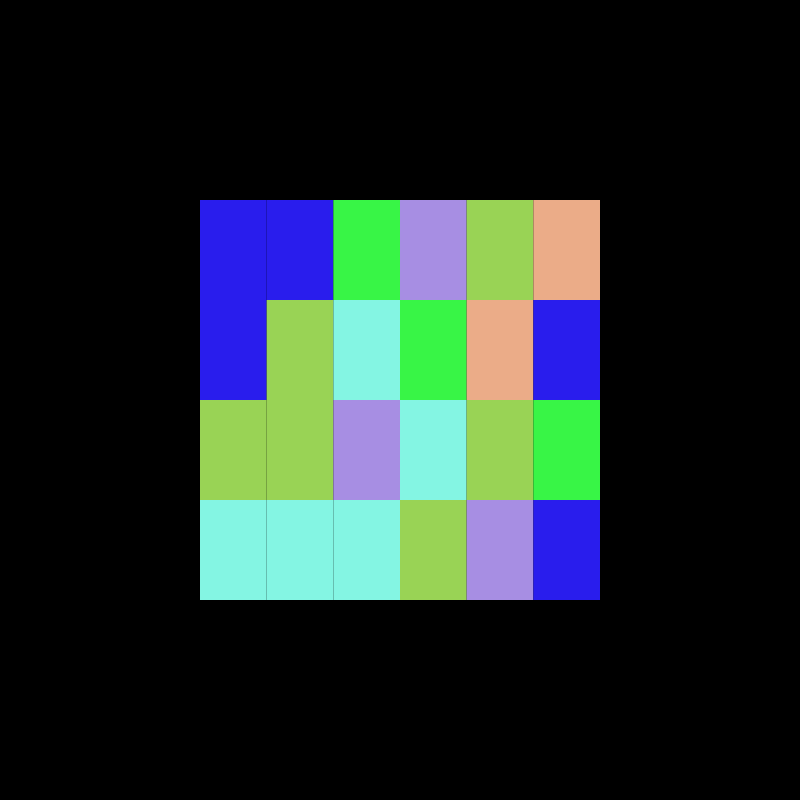
Frame 1 (no input)
Frame 60 (no input): identical to frame 1, image omitted
Frame 120 (the mouse pressed at the canvas centre since frame 60): identical to frame 1, image omitted

The p5.js sketch that drew this single still picture (run headless with seeded random() and noise() and a simulated clock; from frame 60 on, the mouse is pressed at the canvas centre):

// p5.js sketch
// ── sketch.js
function setup() {
    createCanvas(800, 800);
    background(0);
    colorMode(HSL);

    let widthRect = (width/2)/6;
    let heightRect = (height/2)/4; 

    let colors = [];

    for(let i = 0; i<=5 ; i++){
      let hue = random(0, 360);
      let saturation = random(50, 100); 
      let lightness = random(50, 80);

      colors[i] = { hue, saturation, lightness };
    }

    let offsetX = (width - widthRect*6)/2;
    let offsetY = (height - heightRect*4)/2;

    for(let col = 0; col <= 3; col++){
      for(let row = 0; row <=5; row++){

        let color = random(colors);

        noStroke();
        fill(color.hue, color.saturation, color.lightness);
        rect(offsetX+widthRect*row,offsetY+heightRect*col,widthRect,heightRect);
        
      }
    }

  }
  
  function draw() {

    
    
  }
